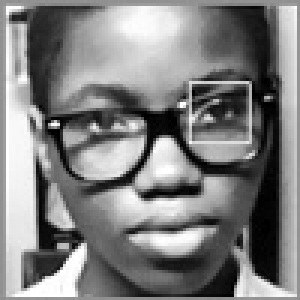
#> input picture Face Recog Software/face_recognition_system/people/debby/1.jpg, 100 x 100 px (shown 3 times larger)
$ python -i operations.py   (imports and definitions only)
#> lines starting #> are read from the running program, lines starting #| are printed output that depends on the picture
""" This module contains functions to manipulate images. Such as:
- cut_face
- cut_face_ellipse
- normalize_intensity
- resize
"""

import numpy as np
import cv2

#!/usr/bin/env python
# operations.py
def resize(images, size=(100, 100)):
    """ Function to resize the number of pixels in an image.

    To achieve a standarized pixel number accross different images, it is
    desirable to make every picture of the same pixel size. By using an OpenCV
    method we increase or reduce the number of pixels accordingly.

    :param image: image to be resized.
    :param size: desired size for the output image
    :type image: numpy array of 2 or three dimensions
    :type size: tuple containing the size
    :return: the image with the acoordingly pixel size
    :rtype: numpy array of 2 dimensions
    """
    images_norm = []
    for image in images:
        is_color = len(image.shape) == 3
        if is_color:
            image = cv2.cvtColor(image, cv2.COLOR_BGR2GRAY)
        # using different OpenCV method if enlarging or shrinking
        if image.shape < size:
            image_norm = cv2.resize(image, size, interpolation=cv2.INTER_AREA) #read up on inter area
        else:
            image_norm = cv2.resize(image, size, interpolation=cv2.INTER_CUBIC) #read up on inter cubic
        images_norm.append(image_norm)

    return images_norm


# [110 lines left out: functions normalize_intensity, cut_face_rectangle, cut_face_ellipse, draw_face_eye_rectangle, draw_face_ellipse, not called in this run]

>>> import cv2
>>> picture = cv2.imread('people/debby/1.jpg')
#> picture is the input picture: shape (100, 100, 3); min 0, max 255, mean 127.8
>>> result = resize(picture)
#> the loop in resize, `for image in images:` made 100 passes
#> pass 2, in resize, `image_norm = cv2.resize(image, size, interpolation=cv2.INTER_AREA)`:
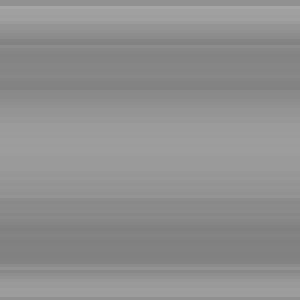
#> image_norm: shape (100, 100) (shown 3 times larger); min 128, max 165, mean 143.4
#> pass 3, in resize, `image_norm = cv2.resize(image, size, interpolation=cv2.INTER_AREA)`:
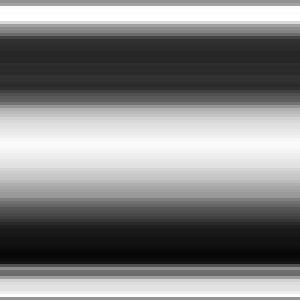
#> image_norm: shape (100, 100) (shown 3 times larger); min 7, max 255, mean 131.7
#> after the loop in resize, `for image in images:`: images_norm = 100 items
#> result = 100 items

$ run again, on Face Recog Software/face_recognition_system/people/debby/2.jpg
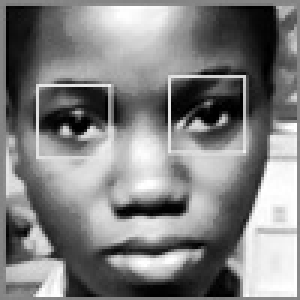
#> input picture Face Recog Software/face_recognition_system/people/debby/2.jpg, 100 x 100 px (shown 3 times larger)
#> picture is the input picture: shape (100, 100, 3); min 0, max 255, mean 128.6
#> the loop in resize, `for image in images:` made 100 passes
#> pass 2, in resize, `image_norm = cv2.resize(image, size, interpolation=cv2.INTER_AREA)`:
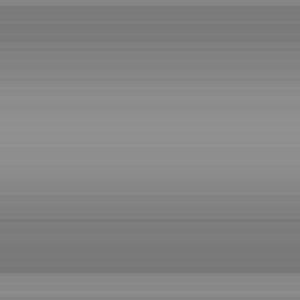
#> image_norm: shape (100, 100) (shown 3 times larger); min 119, max 145, mean 132.3
#> pass 3, in resize, `image_norm = cv2.resize(image, size, interpolation=cv2.INTER_AREA)`:
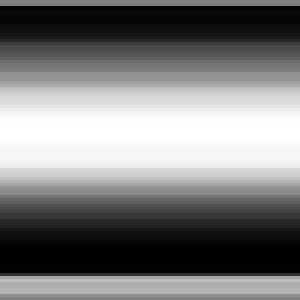
#> image_norm: shape (100, 100) (shown 3 times larger); min 0, max 255, mean 123.9
#> after the loop in resize, `for image in images:`: images_norm = 100 items

$ run again, on Face Recog Software/face_recognition_system/people/debby/4.jpg
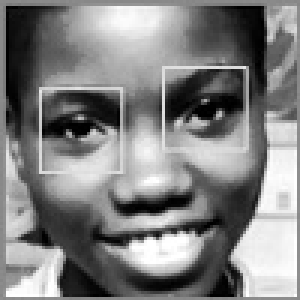
#> input picture Face Recog Software/face_recognition_system/people/debby/4.jpg, 100 x 100 px (shown 3 times larger)
#> picture is the input picture: shape (100, 100, 3); min 0, max 255, mean 128.8
#> the loop in resize, `for image in images:` made 100 passes
#> pass 2, in resize, `image_norm = cv2.resize(image, size, interpolation=cv2.INTER_AREA)`:
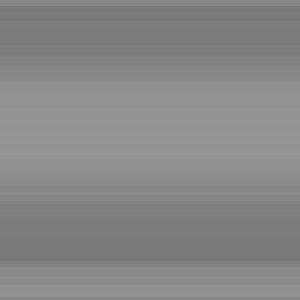
#> image_norm: shape (100, 100) (shown 3 times larger); min 120, max 150, mean 135.1
#> pass 3, in resize, `image_norm = cv2.resize(image, size, interpolation=cv2.INTER_AREA)`:
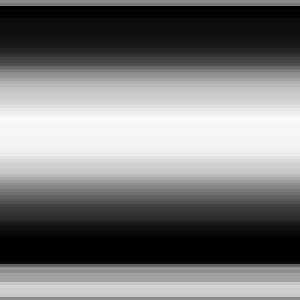
#> image_norm: shape (100, 100) (shown 3 times larger); min 0, max 249, mean 121.2
#> after the loop in resize, `for image in images:`: images_norm = 100 items
